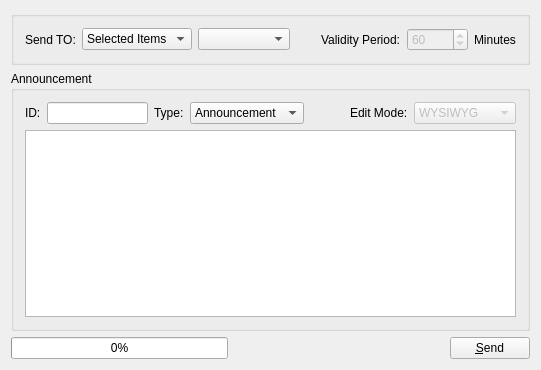
<?xml version="1.0" encoding="UTF-8"?>
<ui version="4.0">
 <class>AnnouncementClass</class>
 <widget class="QWidget" name="AnnouncementClass">
  <property name="geometry">
   <rect>
    <x>0</x>
    <y>0</y>
    <width>541</width>
    <height>370</height>
   </rect>
  </property>
  <property name="windowTitle">
   <string>Announcement</string>
  </property>
  <layout class="QGridLayout" name="gridLayout_3">
   <item row="0" column="0">
    <widget class="QGroupBox" name="groupBoxSettings">
     <property name="title">
      <string/>
     </property>
     <layout class="QGridLayout" name="gridLayout_2">
      <item row="0" column="0">
       <widget class="QLabel" name="label">
        <property name="text">
         <string>Send TO:</string>
        </property>
       </widget>
      </item>
      <item row="0" column="1">
       <widget class="QComboBox" name="comboBoxTargetType">
        <property name="sizePolicy">
         <sizepolicy hsizetype="Expanding" vsizetype="Fixed">
          <horstretch>0</horstretch>
          <verstretch>0</verstretch>
         </sizepolicy>
        </property>
        <item>
         <property name="text">
          <string>Selected Items</string>
         </property>
        </item>
        <item>
         <property name="text">
          <string>All Items</string>
         </property>
        </item>
        <item>
         <property name="text">
          <string>Workgroup</string>
         </property>
        </item>
       </widget>
      </item>
      <item row="0" column="2">
       <widget class="QComboBox" name="comboBoxWorkgroup">
        <property name="sizePolicy">
         <sizepolicy hsizetype="Expanding" vsizetype="Fixed">
          <horstretch>0</horstretch>
          <verstretch>0</verstretch>
         </sizepolicy>
        </property>
        <property name="toolTip">
         <string>Department</string>
        </property>
        <property name="statusTip">
         <string/>
        </property>
        <property name="whatsThis">
         <string>Department</string>
        </property>
        <item>
         <property name="text">
          <string notr="true"/>
         </property>
        </item>
        <item>
         <property name="text">
          <string notr="true">Account</string>
         </property>
        </item>
        <item>
         <property name="text">
          <string notr="true">AdminDept</string>
         </property>
        </item>
        <item>
         <property name="text">
          <string notr="true">Cost</string>
         </property>
        </item>
        <item>
         <property name="text">
          <string notr="true">Custom</string>
         </property>
        </item>
        <item>
         <property name="text">
          <string>GMO</string>
         </property>
        </item>
        <item>
         <property name="text">
          <string notr="true">HR</string>
         </property>
        </item>
        <item>
         <property name="text">
          <string notr="true">Marker</string>
         </property>
        </item>
        <item>
         <property name="text">
          <string notr="true">PDS</string>
         </property>
        </item>
        <item>
         <property name="text">
          <string notr="true">PG</string>
         </property>
        </item>
        <item>
         <property name="text">
          <string notr="true">Plan</string>
         </property>
        </item>
        <item>
         <property name="text">
          <string notr="true">PMC</string>
         </property>
        </item>
        <item>
         <property name="text">
          <string notr="true">Purchase</string>
         </property>
        </item>
        <item>
         <property name="text">
          <string notr="true">QC</string>
         </property>
        </item>
        <item>
         <property name="text">
          <string>Retail</string>
         </property>
        </item>
        <item>
         <property name="text">
          <string notr="true">Sales</string>
         </property>
        </item>
        <item>
         <property name="text">
          <string notr="true">Sample</string>
         </property>
        </item>
        <item>
         <property name="text">
          <string notr="true">Secretary</string>
         </property>
        </item>
        <item>
         <property name="text">
          <string notr="true">Ship</string>
         </property>
        </item>
        <item>
         <property name="text">
          <string notr="true">Shop</string>
         </property>
        </item>
        <item>
         <property name="text">
          <string notr="true">WHouse</string>
         </property>
        </item>
        <item>
         <property name="text">
          <string>IT</string>
         </property>
        </item>
       </widget>
      </item>
      <item row="0" column="4">
       <widget class="QLabel" name="label_2">
        <property name="text">
         <string>Validity Period:</string>
        </property>
       </widget>
      </item>
      <item row="0" column="6">
       <widget class="QLabel" name="label_3">
        <property name="text">
         <string>Minutes</string>
        </property>
       </widget>
      </item>
      <item row="0" column="3">
       <spacer name="horizontalSpacer_2">
        <property name="orientation">
         <enum>Qt::Horizontal</enum>
        </property>
        <property name="sizeHint" stdset="0">
         <size>
          <width>40</width>
          <height>20</height>
         </size>
        </property>
       </spacer>
      </item>
      <item row="0" column="5">
       <widget class="QSpinBox" name="spinBox">
        <property name="enabled">
         <bool>false</bool>
        </property>
        <property name="minimum">
         <number>2</number>
        </property>
        <property name="maximum">
         <number>99999</number>
        </property>
        <property name="value">
         <number>60</number>
        </property>
       </widget>
      </item>
     </layout>
    </widget>
   </item>
   <item row="1" column="0">
    <widget class="QGroupBox" name="groupBoxAnnouncement">
     <property name="title">
      <string>Announcement</string>
     </property>
     <layout class="QGridLayout" name="gridLayout">
      <item row="1" column="0" colspan="7">
       <widget class="QTextEdit" name="textEdit"/>
      </item>
      <item row="0" column="0">
       <widget class="QLabel" name="labelAnnouncementID">
        <property name="text">
         <string>ID:</string>
        </property>
       </widget>
      </item>
      <item row="0" column="1">
       <widget class="QLineEdit" name="lineEditAnnouncementID">
        <property name="sizePolicy">
         <sizepolicy hsizetype="Preferred" vsizetype="Fixed">
          <horstretch>0</horstretch>
          <verstretch>0</verstretch>
         </sizepolicy>
        </property>
       </widget>
      </item>
      <item row="0" column="2">
       <widget class="QLabel" name="labelType">
        <property name="text">
         <string>Type:</string>
        </property>
       </widget>
      </item>
      <item row="0" column="3">
       <widget class="QComboBox" name="comboBoxAnnouncementType">
        <item>
         <property name="text">
          <string>Announcement</string>
         </property>
        </item>
        <item>
         <property name="text">
          <string>Help</string>
         </property>
        </item>
       </widget>
      </item>
      <item row="0" column="5">
       <widget class="QLabel" name="label_4">
        <property name="text">
         <string>Edit Mode:</string>
        </property>
       </widget>
      </item>
      <item row="0" column="6">
       <widget class="QComboBox" name="comboBox">
        <property name="enabled">
         <bool>false</bool>
        </property>
        <item>
         <property name="text">
          <string>WYSIWYG</string>
         </property>
        </item>
        <item>
         <property name="text">
          <string>Source Code</string>
         </property>
        </item>
       </widget>
      </item>
      <item row="0" column="4">
       <spacer name="horizontalSpacer_3">
        <property name="orientation">
         <enum>Qt::Horizontal</enum>
        </property>
        <property name="sizeHint" stdset="0">
         <size>
          <width>40</width>
          <height>20</height>
         </size>
        </property>
       </spacer>
      </item>
     </layout>
    </widget>
   </item>
   <item row="2" column="0">
    <layout class="QHBoxLayout" name="horizontalLayout">
     <item>
      <widget class="QProgressBar" name="progressBar">
       <property name="value">
        <number>0</number>
       </property>
      </widget>
     </item>
     <item>
      <spacer name="horizontalSpacer">
       <property name="orientation">
        <enum>Qt::Horizontal</enum>
       </property>
       <property name="sizeHint" stdset="0">
        <size>
         <width>40</width>
         <height>20</height>
        </size>
       </property>
      </spacer>
     </item>
     <item>
      <widget class="QPushButton" name="pushButtonSend">
       <property name="text">
        <string>&amp;Send</string>
       </property>
      </widget>
     </item>
    </layout>
   </item>
  </layout>
 </widget>
 <layoutdefault spacing="6" margin="11"/>
 <resources/>
 <connections/>
</ui>
